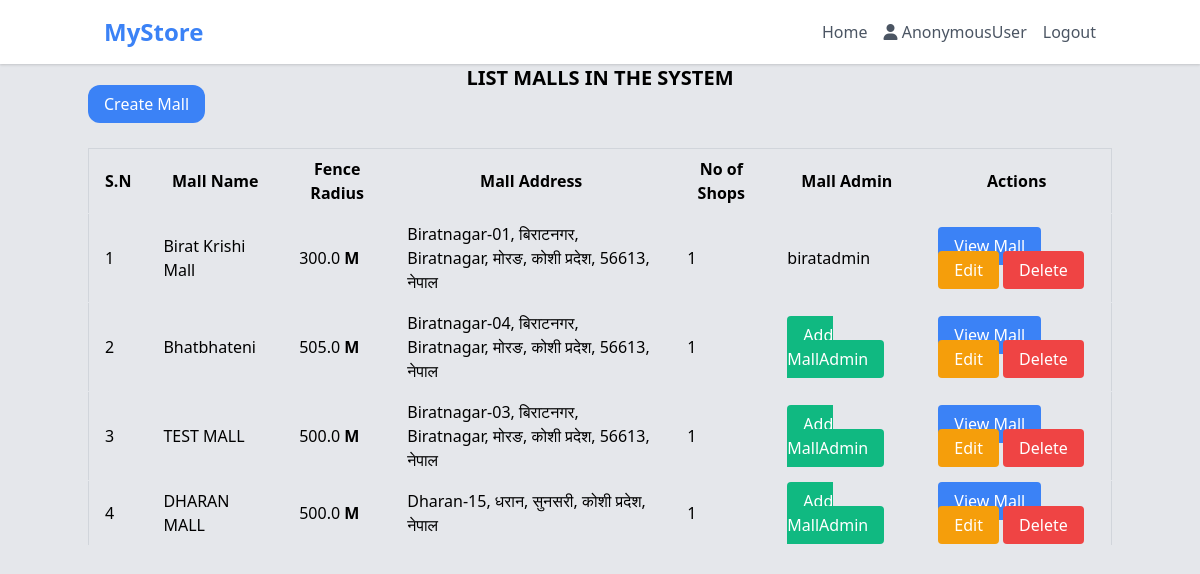
/listmall/, run on the app's committed database.
### geoapp/models.py (models this page shows, shortened)
class Mall(models.Model):
    mallName = models.CharField(max_length=100)
    mallAddress = models.CharField(max_length=255,blank=True)
    latitude = models.FloatField()
    longitude = models.FloatField()
    fence_radius = models.FloatField(default=500,help_text="Fence Radius in meters(m)") # in meters
    mall_admin = models.OneToOneField(User,on_delete=models.CASCADE,null=True,blank=True,related_name="mall")

### geoapp/views.py (the view)
# urls.py: path('listmall/',views.listMall,name='listmall'),
def listMall(request):
    malls = Mall.objects.all()
    context = {
        'malls':malls
    }
    return render(request,'mall/listmall.html',context)

### geoapp/templates/mall/listmall.html (shortened to what this page needs)
{%  extends 'base.html' %}
{% block content %}
<h1 class="text-xl font-bold text-center">LIST MALLS IN THE SYSTEM</h1>
<div class="container mx-auto">
    <a href="{% url 'createmall' %}" class="px-4 py-2 text-white bg-blue-500 rounded-xl">Create Mall</a>
</div>
<div class="container mx-auto mt-8">
    <table class="min-w-full border border-gray-300">
      <thead>
        <tr>
            <th class="py-2 px-4 border-b">S.N</th>
          <th class="py-2 px-4 border-b">Mall Name</th>
          <th class="py-2 px-4 border-b">Fence Radius</th>
          <th class="py-2 px-4 border-b">Mall Address</th>
          <th class="py-2 px-4 border-b">No of Shops</th>
          <th class="py-2 px-4 border-b">Mall Admin</th>
          <th class="py-2 px-4 border-b">Actions</th>
        </tr>
      </thead>
      <tbody>
        {% for mall in malls %}
        <tr>
        <td class="py-2 px-4 border-b">{{forloop.counter}}</td>
          <td class="py-2 px-4 border-b">{{mall.mallName}}</td>
          <td class="py-2 px-4 border-b">{{mall.fence_radius}} <span class="font-bold  " title="Meters">M</span></td>
          <td class="py-2 px-4 border-b">{{mall.mallAddress}}</td>
          <td class="py-2 px-4 border-b">{{mall.shops.count}}</td>
          <td class="py-2 px-4 border-b">
            {% if mall.mall_admin %}
            {{mall.mall_admin}}
            {% else %}
            <a class="bg-green-500 text-white px-4 py-2 rounded" href="{% url 'addmalladmin' mall.id %}">Add MallAdmin</a>
            {%endif%}
          </td>
          <td class="py-2 px-4 border-b">
            <a class="bg-blue-500 text-white px-4 py-2 rounded" href="{% url 'viewmall' mall.id %}">View Mall</a>
            <a href="{% url 'editmall' mall.id %}" class="bg-yellow-500 text-white px-4 py-2 rounded">Edit</a>
            <a href="{% url 'deletemall' mall.id %}" class="bg-red-500 text-white px-4 py-2 rounded">Delete</a>
          </td>
        </tr>
        {% endfor %}
      </tbody>
    </table>
  </div>
{% endblock content %}

### data on the page
Mall: mallName "Birat Krishi Mall", fence_radius "300.0", mallAddress "Biratnagar-01, बिराटनगर, Biratnagar, मोरङ, कोशी प्रदेश, 56613, नेपाल", shops.count "1", mall_admin "biratadmin"
Mall: mallName "Bhatbhateni", fence_radius "505.0", mallAddress "Biratnagar-04, बिराटनगर, Biratnagar, मोरङ, कोशी प्रदेश, 56613, नेपाल", shops.count "1", shows "Add MallAdmin"
Mall: mallName "TEST MALL", fence_radius "500.0", mallAddress "Biratnagar-03, बिराटनगर, Biratnagar, मोरङ, कोशी प्रदेश, 56613, नेपाल", shops.count "1", shows "Add MallAdmin"
Mall: mallName "DHARAN MALL", fence_radius "500.0", mallAddress "Dharan-15, धरान, सुनसरी, कोशी प्रदेश, नेपाल", shops.count "1", shows "Add MallAdmin"

### other printed values
{{ request.user }} "AnonymousUser"
